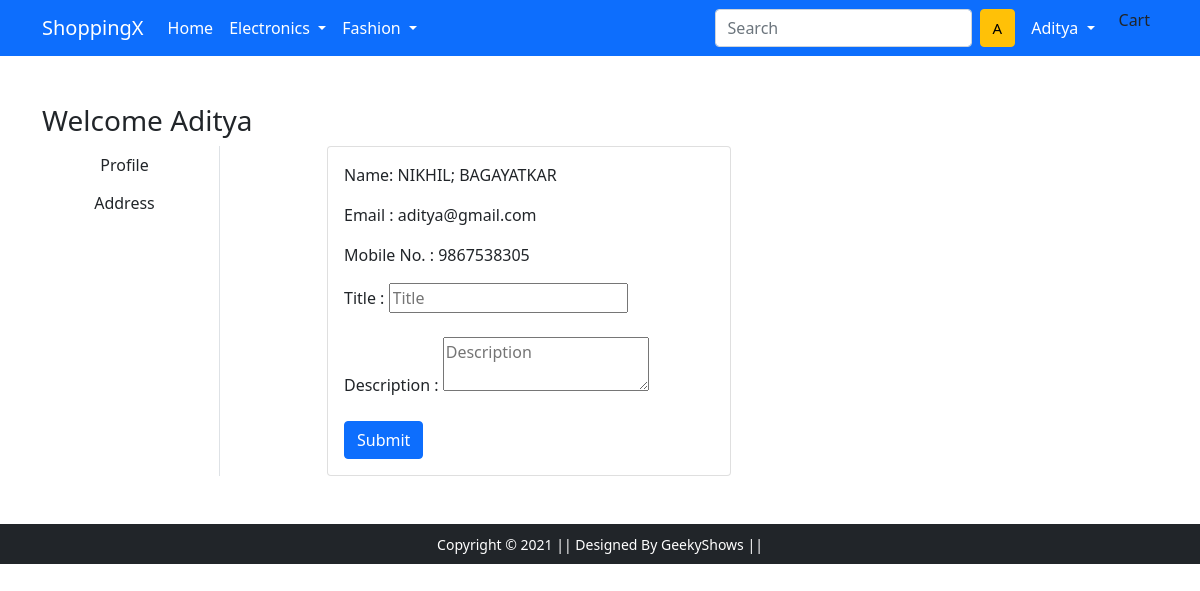
Before: /contactus/ (signed in) with the older database file.
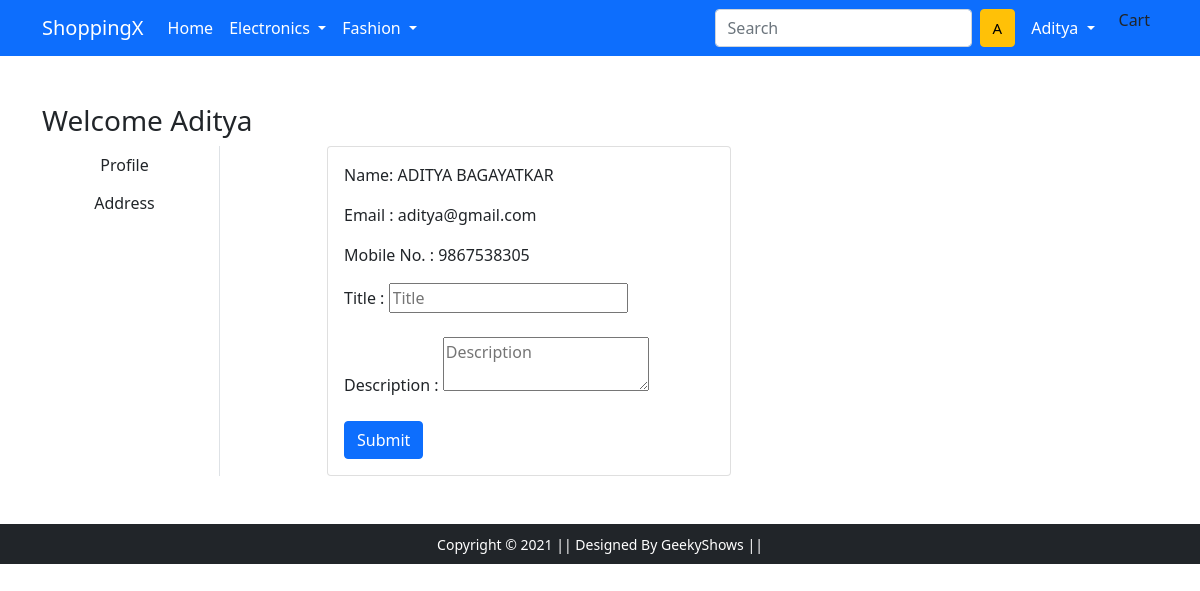
After: the same page with the newer database file.
### app/models.py (models this page shows, shortened)
class Profile(models.Model):
    user = models.ForeignKey(User, on_delete=models.CASCADE)
    profileimg = models.ImageField(upload_to='profile_images',default='about-comapny.jpg')
    id_user =  models.IntegerField()
    address = models.CharField(max_length=1000, blank=True)
    locality = models.CharField(max_length=101,blank=True)
    city = models.CharField(max_length=101,blank=True)
    state = models.CharField(choices = STATE_CHOICES, max_length=55)
    pincode = models.IntegerField(default=400600)
    auth_token = models.CharField(max_length=100)
    is_verified = models.BooleanField(default=False)
    first_name = models.TextField(blank=True)
    last_name = models.TextField(blank=True)
    birth_date = models.DateField(default=date.today())
    mobile_no = models.IntegerField(default='9999999999')

### app/views.py (the view)
# urls.py: path('contactus/', views.contactus, name='contactus'),
def contactus(request):
    user = request.user
    email = request.user.email
    user_object = User.objects.get(username = request.user.username)
    user_profile = Profile.objects.get(user = user_object)
    mobileno = user_profile.mobile_no
    if request.method == 'POST':
        title = request.POST.get('title')
        description = request.POST.get('description')
        ContactUser(user=user, email=email, profile=user_profile, mobileno = mobileno, title=title, description=description).save()
    return render(request, 'contactus.html',{'user_profile':user_profile, "user_object" :user_object })

### templates/contactus.html (shortened to what this page needs)
<!doctype html>
{% load static %}
<html lang="en">
  <head>
    <link href="https://cdn.jsdelivr.net/npm/bootstrap@5.0.0-beta1/dist/css/bootstrap.min.css" rel="stylesheet">
    <link rel="stylesheet" href="{% static 'css/owl.carousel.min.css' %}">
    <link rel="stylesheet" href="{% static 'css/all.min.css' %}">
    <link rel="stylesheet" href="{% static 'css/style.css' %}">
  </head>
  <body>
    <nav class="navbar navbar-expand-lg navbar-dark bg-primary">
     <div class="container">
       <a class="navbar-brand" href="/">ShoppingX</a>
       <div class="collapse navbar-collapse" id="navbarSupportedContent">
         <ul class="navbar-nav me-auto mb-2 mb-lg-0">
           <li class="nav-item">
             <a class="nav-link active" aria-current="page" href="/">Home</a>
           </li>
           <li class="nav-item dropdown">
             <a class="nav-link dropdown-toggle text-white" href="#" id="electronicsDropdown" role="button" data-bs-toggle="dropdown" aria-expanded="false">
               Electronics
             </a>
           </li>
           <li class="nav-item dropdown">
             <a class="nav-link dropdown-toggle text-white" href="#" id="fashionDropdown" role="button" data-bs-toggle="dropdown" aria-expanded="false">
               Fashion
             </a>
           </li>
         </ul>
         <form class="d-flex">
           <input class="form-control me-2" type="search" placeholder="Search" aria-label="Search">
           <button id='new' class="btn btn-warning" type="submit">{{ request.user.username | capfirst }}</button>
         </form>
         <div>
          <ul class="navbar-nav me-auto mb-2 mb-lg-0">
            {% if  request.user.is_authenticated %}
           <li class="nav-item dropdown mx-2">
              <a class="nav-link dropdown-toggle text-white" href="#" id="profileDropdown" role="button" data-bs-toggle="dropdown" aria-expanded="false">
                {{request.user.username | capfirst}}
              </a>
            </li>
            <li class="nav-item mx-2">
              Cart </a>
            </li>
            {% endif %}
          </ul>
         </div>
       </div>
     </div>
    </nav>
<div class="container my-5">
 <div class="row">
 <h3>Welcome <span class='text-capitalize'> {{request.user}}</span></h3>
  <div class="col-sm-2 border-end">
   <ul class="list-unstyled">
    <li class="d-grid"><a href="{% url 'profile' %}" class="btn ">Profile</a></li>
    <li class="d-grid"><a href="{% url 'address' %}" class="btn {{active}}">Address</a></li>
   </ul>
  </div>
  <div class="col-sm-9 offset-sm-1">
   <div class="row">
    <div class="col-sm-6">
     <div class="card">
      <div class="card-body">
       <p>Name: {{user_profile.first_name}} {{user_profile.last_name}}</p>
       <p>Email : {{request.user.email}} </p>
       <p>Mobile No. : {{user_profile.mobile_no}}</p>
       <form action='' method='POST'>
        Title : <input type='text' name='title' id='title' value='' placeholder='Title' /> <br><br>
        Description : <textarea type='text' name='description' id='description' value='' placeholder='Description'></textarea> <br><br>
        <button type='submit' class='btn btn-primary'>Submit</button>
       </form>
      </div>
     </div>
    </div>
   </div>
  </div>
 </div>
</div>
<footer class="container-fluid bg-dark text-center p-2 mt-5">
    <small class="text-white">Copyright &copy; 2021 || Designed By GeekyShows || </small>
</footer>
</body>
</html>

Changed rows visible on the page:
changed Profile "BAGAYATKAR": first_name "NIKHIL;" → "ADITYA"
